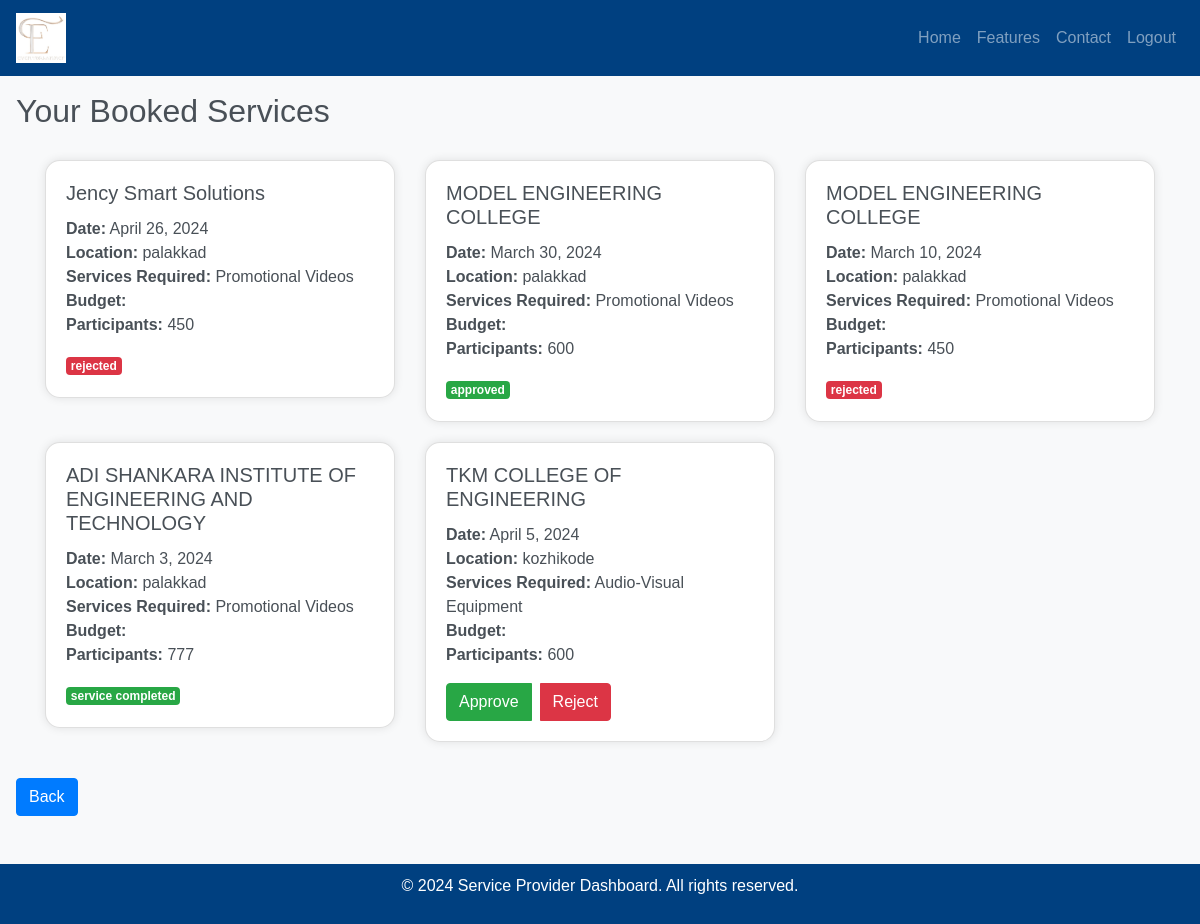
/view_bookings/ (signed in), run on an earlier commit of the app's database.
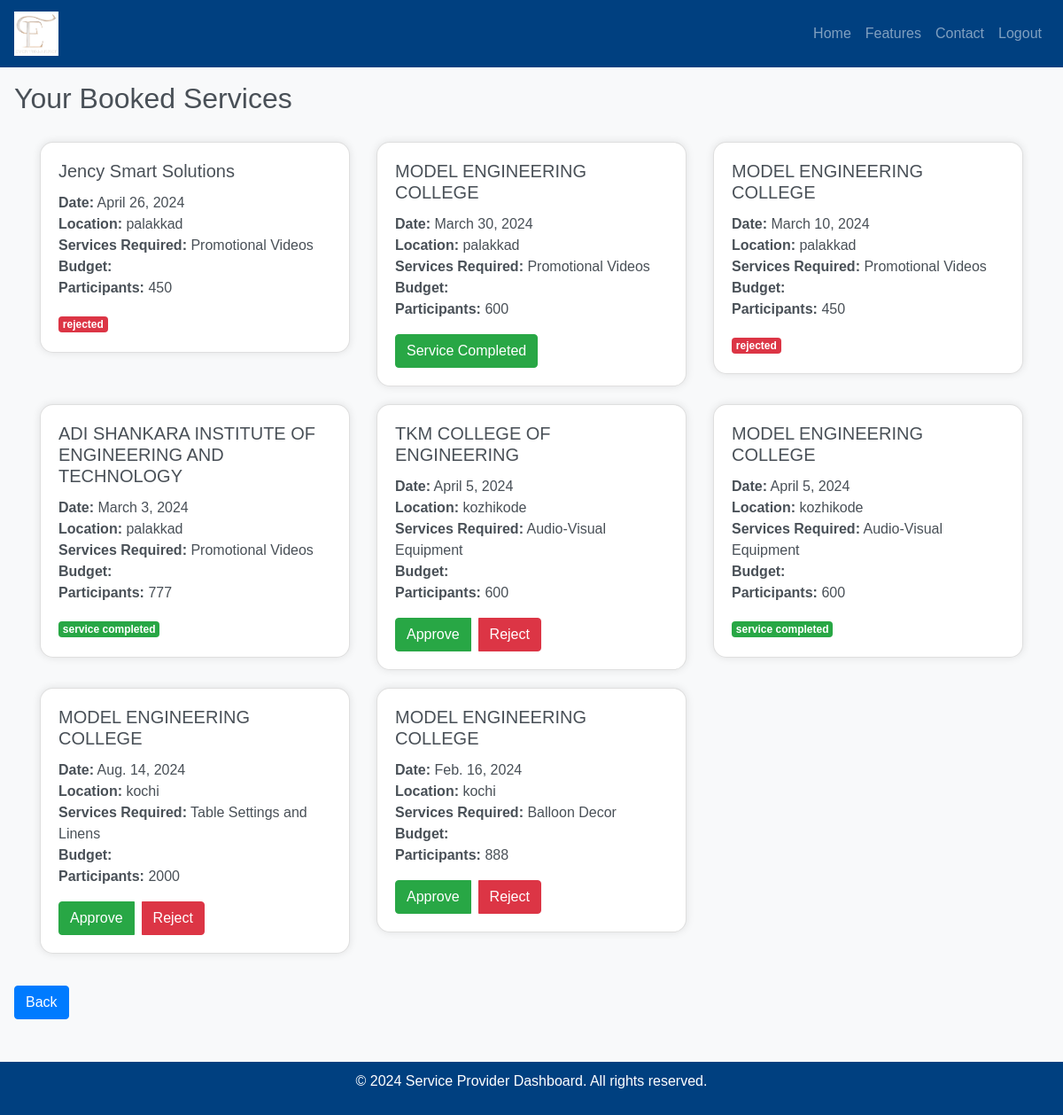
And on a later commit of the database.
### eventapp/models.py (models this page shows, shortened)
class EventOrganizer(models.Model):
    name = models.CharField(max_length=255)
    phone_number = models.CharField(max_length=15)
    address = models.TextField()
    website = models.URLField(blank=True, null=True)
    college = models.BooleanField(default=True)
    aicte = models.CharField(max_length=255, blank=True, null=True)
    org_user=models.ForeignKey(CustomUser, on_delete=models.CASCADE,null=True,blank=True)
    location = models.CharField(max_length=100,null=True)

class BookService(models.Model):
    service = models.ForeignKey(Service, on_delete=models.CASCADE)
    location = models.CharField(max_length=100)
    services_required = models.TextField()
    participants = models.IntegerField()
    date = models.DateField(null=True)
    org_user=models.ForeignKey(CustomUser, on_delete=models.CASCADE,null=True,blank=True)
    status = models.TextField(default="pending")

### eventapp/views.py (the view)
# urls.py: path('view_bookings/', views.view_bookings, name='view_bookings'),
def view_bookings(request):
    current_user = request.user
    booked_services = BookService.objects.filter(service__org_user=current_user)
    unique_org_users = booked_services.values_list('org_user', flat=True).distinct()
    organizer = EventOrganizer.objects.filter(org_user__in=unique_org_users)
    return render(request, 'view_bookings.html', {'booked_services': booked_services, 'organizer': organizer})

### templates/view_bookings.html (shortened to what this page needs)
{% load static%}
<!DOCTYPE html>
<html lang="en">
<head>
  <link rel="stylesheet" href="https://maxcdn.bootstrapcdn.com/bootstrap/4.5.2/css/bootstrap.min.css">
</head>
<body>
  <nav class="navbar navbar-expand-lg navbar-dark">
    <a class="navbar-brand" href="#">
        <img src="{% static 'images/logo.jpg' %}" alt="Logo" width="50">
      </a>
    <div class="collapse navbar-collapse" id="navbarNav">
        <ul class="navbar-nav ml-auto">
            <li class="nav-item ">
                <a class="nav-link" href="{% url 'eventapp:providerhome' %}">Home <span class="sr-only">(current)</span></a>
            </li>
            <li class="nav-item">
                <a class="nav-link" href="#features">Features</a>
            </li>
            <li class="nav-item">
                <a class="nav-link" href="#contact">Contact</a>
            </li>
            <li class="nav-item">
                {% if user.is_authenticated %}
                <li class="nav-item"><a href="{% url 'eventapp:logout' %}" class="nav-link">Logout</a></li>
                {% endif %}
              </li>
        </ul>
    </div>
</nav>
  <h2 class="mt-3 ml-3">Your Booked Services</h2>
  {% if booked_services %}
    <div class="container">
      <div class="row">
        {% for booked_service in booked_services %}
          <div class="col-md-4">
            <div class="card">
              <div class="card-body">
                {% for org in organizer %}
                  {% if booked_service.org_user == org.org_user %}
                    <h5 class="card-title">{{ org.name }}</h5>
                  {% endif %}
                {% endfor %}
                <p class="card-text">
                  <strong>Date:</strong> {{ booked_service.date }} <br>
                  <strong>Location:</strong> {{ booked_service.location }} <br>
                  <strong>Services Required:</strong> {{ booked_service.services_required }} <br>
                  <strong>Budget:</strong> {{ booked_service.budget }} <br>
                  <strong>Participants:</strong> {{ booked_service.participants }}
                </p>
                <div class="btn-group" role="group" aria-label="Actions">
                  {% if booked_service.status == 'pending' %}
                    <a href="{% url 'approve_booking' booked_service.id %}" class="btn btn-success">Approve</a>
                    <a href="{% url 'reject_booking' booked_service.id %}" class="btn btn-danger ml-2">Reject</a>
                  {% elif booked_service.status == 'advance paid' %}
                  <a href="{% url 'service_complete' booked_service.id %}" class="btn btn-success">Service Completed</a>
                  {% elif booked_service.status == 'service completed'  %}
                    <span class="badge badge-success">
                      {{ booked_service.status }}
                    </span>
                  {% else %}
                    <span class="badge {% if booked_service.status == 'approved' %}badge-success{% elif booked_service.status == 'rejected' %}badge-danger{% endif %}">
                      {{ booked_service.status }}
                    </span>
                  {% endif %}
                </div>
              </div>
            </div>
          </div>
        {% endfor %}
      </div>
    </div>
  {% else %}
    <p class="ml-3">No booked services found.</p>
  {% endif %}
  <a href="javascript:history.back()" class="btn btn-primary mt-3 ml-3">Back</a>
  <footer class="mt-5">
    <p>&copy; 2024 Service Provider Dashboard. All rights reserved.</p>
  </footer>
</body>
</html>

### templates/view_bookings.html (style rules this page uses)
body { margin: 0; padding: 0; font-family: 'Arial', sans-serif; background-color: #f8f9fa; color: #495057; }
.navbar { background-color: #004080; color: #fff; }
.navbar-brand { font-weight: bold; color: #fff !important; }
.container { margin-top: 30px; }
.card { margin-bottom: 20px; border-radius: 15px; box-shadow: 0 0 10px rgba(0, 0, 0, 0.1); }
.btn-primary { background-color: #007bff; color: white; }
.btn-success { background-color: #28a745; color: white; }
.btn-danger { background-color: #dc3545; color: white; }
footer { margin-top: 30px; padding: 10px 0; background-color: #004080; color: #fff; text-align: center; }
.card-body { padding: 20px; background-color: }

What changed in the data, as far as the page shows it:
changed BookService "March 30, 2024": status "approved" → (not shown); now shows "Service Completed"
added BookService: date "April 5, 2024", location "kozhikode", services_required "Audio-Visual Equipment", participants "600", status "service completed", EventOrganizer (name "MODEL ENGINEERING COLLEGE")
added BookService: date "Aug. 14, 2024", location "kochi", services_required "Table Settings and Linens", participants "2000", status "Approve", EventOrganizer (name "MODEL ENGINEERING COLLEGE")
added BookService: date "Feb. 16, 2024", location "kochi", services_required "Balloon Decor", participants "888", status "Approve", EventOrganizer (name "MODEL ENGINEERING COLLEGE")
